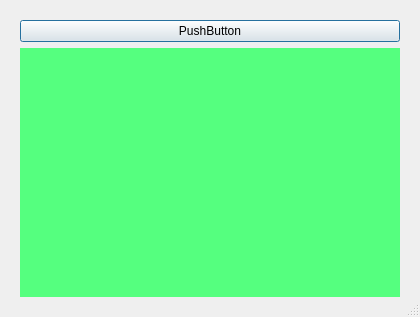
<?xml version="1.0" encoding="UTF-8"?>
<ui version="4.0">
 <class>Dialog</class>
 <widget class="QDialog" name="Dialog">
  <property name="geometry">
   <rect>
    <x>0</x>
    <y>0</y>
    <width>420</width>
    <height>317</height>
   </rect>
  </property>
  <property name="windowTitle">
   <string>Dialog</string>
  </property>
  <property name="sizeGripEnabled">
   <bool>true</bool>
  </property>
  <layout class="QVBoxLayout" name="verticalLayout">
   <item>
    <widget class="QWidget" name="widget" native="true">
     <layout class="QVBoxLayout" name="verticalLayout_2">
      <item>
       <widget class="QPushButton" name="pushButton">
        <property name="text">
         <string>PushButton</string>
        </property>
       </widget>
      </item>
      <item>
       <widget class="QWidget" name="widget_2" native="true">
        <property name="styleSheet">
         <string notr="true">background-color: rgb(85, 255, 127);</string>
        </property>
       </widget>
      </item>
     </layout>
    </widget>
   </item>
  </layout>
 </widget>
 <resources>
  <include location="pyqml.qrc"/>
 </resources>
 <connections/>
</ui>
